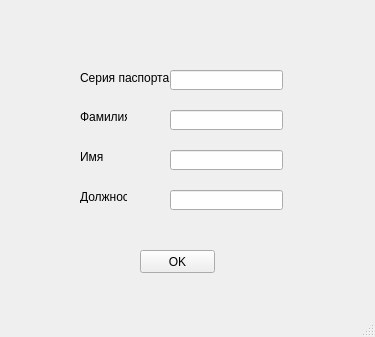
<?xml version="1.0" encoding="UTF-8"?>
<ui version="4.0">
 <class>AddEmployeers</class>
 <widget class="QMainWindow" name="AddEmployeers">
  <property name="geometry">
   <rect>
    <x>0</x>
    <y>0</y>
    <width>375</width>
    <height>337</height>
   </rect>
  </property>
  <property name="windowTitle">
   <string>MainWindow</string>
  </property>
  <widget class="QWidget" name="centralwidget">
   <widget class="QLineEdit" name="lineEdit">
    <property name="geometry">
     <rect>
      <x>170</x>
      <y>70</y>
      <width>113</width>
      <height>20</height>
     </rect>
    </property>
   </widget>
   <widget class="QLineEdit" name="lineEdit_2">
    <property name="geometry">
     <rect>
      <x>170</x>
      <y>110</y>
      <width>113</width>
      <height>20</height>
     </rect>
    </property>
   </widget>
   <widget class="QLineEdit" name="lineEdit_3">
    <property name="geometry">
     <rect>
      <x>170</x>
      <y>150</y>
      <width>113</width>
      <height>20</height>
     </rect>
    </property>
   </widget>
   <widget class="QLineEdit" name="lineEdit_4">
    <property name="geometry">
     <rect>
      <x>170</x>
      <y>190</y>
      <width>113</width>
      <height>20</height>
     </rect>
    </property>
   </widget>
   <widget class="QLabel" name="label">
    <property name="geometry">
     <rect>
      <x>80</x>
      <y>70</y>
      <width>91</width>
      <height>16</height>
     </rect>
    </property>
    <property name="text">
     <string>Серия паспорта</string>
    </property>
   </widget>
   <widget class="QLabel" name="label_2">
    <property name="geometry">
     <rect>
      <x>80</x>
      <y>110</y>
      <width>47</width>
      <height>13</height>
     </rect>
    </property>
    <property name="text">
     <string>Фамилия</string>
    </property>
   </widget>
   <widget class="QLabel" name="label_3">
    <property name="geometry">
     <rect>
      <x>80</x>
      <y>150</y>
      <width>47</width>
      <height>13</height>
     </rect>
    </property>
    <property name="text">
     <string>Имя</string>
    </property>
   </widget>
   <widget class="QLabel" name="label_4">
    <property name="geometry">
     <rect>
      <x>80</x>
      <y>190</y>
      <width>47</width>
      <height>13</height>
     </rect>
    </property>
    <property name="text">
     <string>Должность</string>
    </property>
   </widget>
   <widget class="QPushButton" name="okButton">
    <property name="geometry">
     <rect>
      <x>140</x>
      <y>250</y>
      <width>75</width>
      <height>23</height>
     </rect>
    </property>
    <property name="text">
     <string>OK</string>
    </property>
   </widget>
  </widget>
  <widget class="QMenuBar" name="menubar">
   <property name="geometry">
    <rect>
     <x>0</x>
     <y>0</y>
     <width>375</width>
     <height>21</height>
    </rect>
   </property>
  </widget>
  <widget class="QStatusBar" name="statusbar"/>
 </widget>
 <resources/>
 <connections/>
</ui>
